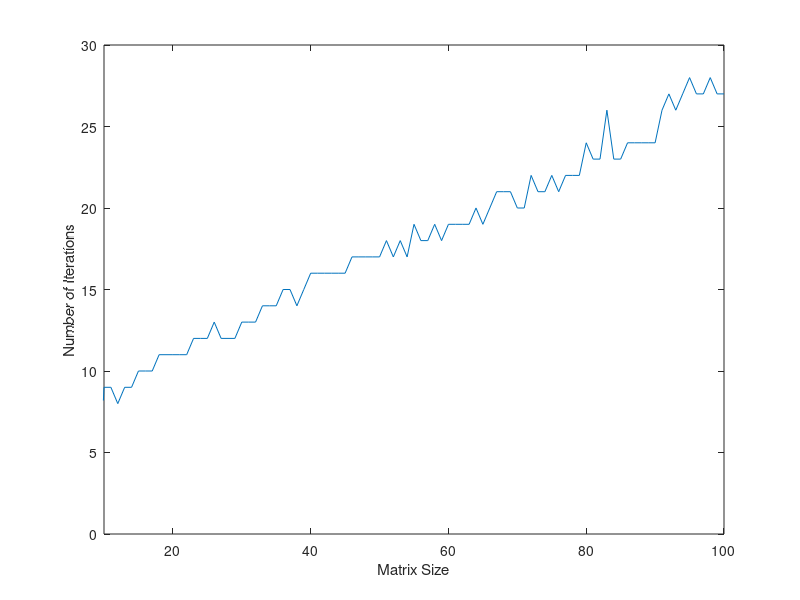

Write the MATLAB code that produced this figure.
for n = 10:100
    A = rand(n);
    A = (A + A')/2;
    A = A + 5*eye(n);
    b = rand(n,1);
    x = zeros(n, 1); % 初期状態の設定

    maxit = 2000; % 最大反復回数
    tol = 1e-08; % 判定条件

    r = b - A*x;
    p = r;

    for i = 1:maxit
        v = 0;
        Ap = A*p;
        alpha = dot(p,r)/dot(p,Ap);
        x = x + alpha*p;
        r = r - alpha*Ap;
        beta = -dot(r,Ap)/dot(p,Ap);
        p = r + beta*p;
        v = norm(r);
        t(i) = v;
        t2 = i;
        if v < tol
            break;
        end
    end
    c(n) = t2;
end

plot(c);
xlim([10 100]);
xlabel('Matrix Size')
ylabel('Number of Iterations')